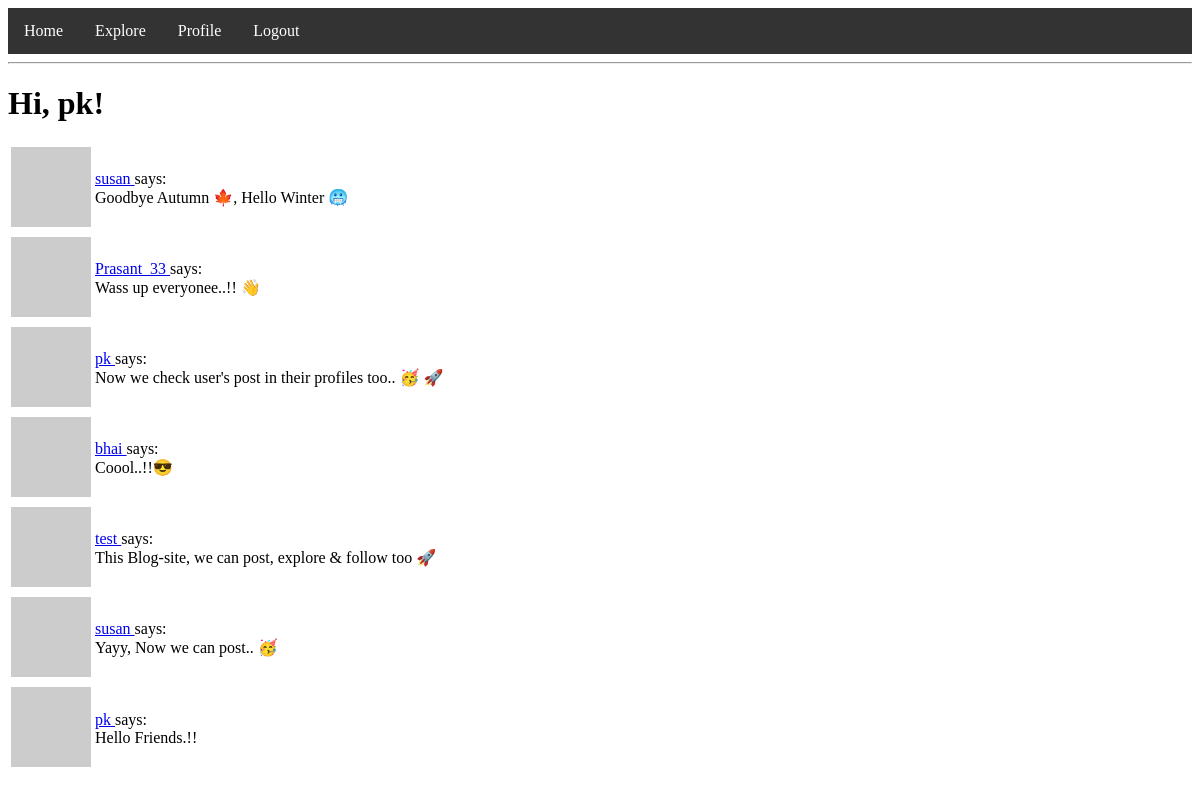
Screenshot of /explore (signed in) with the database file from the repository.
### app/models.py (models this page shows, shortened)
class User(UserMixin, db.Model):
    id = db.Column(db.Integer, primary_key=True)
    username = db.Column(db.String(64), index=True, unique=True)
    email = db.Column(db.String(120), index=True, unique=True)
    password_hash = db.Column(db.String(128))
    posts = db.relationship('Post', backref='author', lazy='dynamic')
    about_me = db.Column(db.String(140))
    last_seen = db.Column(db.DateTime, default=datetime.utcnow)
    def avatar(self, size):
        digest = md5(self.email.lower().encode('utf-8')).hexdigest()
        return 'https://www.gravatar.com/avatar/{}?d=identicon&s={}'.format(digest, size)
    followed = db.relationship(
        'User', secondary=followers,
        primaryjoin=(followers.c.follower_id == id),
        secondaryjoin=(followers.c.followed_id == id),
        backref=db.backref('followers', lazy='dynamic'), lazy='dynamic')

class Post(db.Model):
    id = db.Column(db.Integer, primary_key=True)
    body = db.Column(db.String(180))
    timestamp = db.Column(db.DateTime, index=True, default=datetime.utcnow)
    user_id = db.Column(db.Integer, db.ForeignKey('user.id'))

### app/routes.py (the view)
@app.route('/explore')
@login_required
def explore():
    page = request.args.get('page', 1, type=int)
    posts = Post.query.order_by(Post.timestamp.desc()).paginate(
        page, app.config['POSTS_PER_PAGE'], False)
    next_url = url_for('explore', page=posts.next_num) \
        if posts.has_next else None
    prev_url = url_for('explore', page=posts.prev_num) \
        if posts.has_prev else None
    return render_template('index.html', title='Explore', posts=posts.items,
                        next_url=next_url, prev_url=prev_url)

### app/models.py (called while the page is built)
@login.user_loader
def load_user(id):
    return User.query.get(int(id))

### app/routes.py (called while the page is built)
@app.before_request
def before_request():
    if current_user.is_authenticated:
        current_user.last_seen = datetime.utcnow()
        db.session.commit()

### app/templates/index.html (shortened to what this page needs)
{% extends "base.html" %}
{% block content %}
    <h1>Hi, {{ current_user.username }}!</h1>
    {% for post in posts %}
        {% include '_post.html' %}
    {% endfor %}
{% endblock %}

### app/templates/_post.html
<table>
    <tr valing='top'>
        <td><img src="{{ post.author.avatar(36) }} " alt="user avatar"></td>
        <td>
            <a href="{{ url_for('user', username=post.author.username) }}  ">
            {{ post.author.username }}
            </a>
            says: <br> {{ post.body }}
        </td>
    </tr>
</table>

### rows the page displays
User: username "pk"
Post: author.username "susan", body "Goodbye Autumn 🍁, Hello Winter 🥶"
Post: author.username "Prasant_33", body "Wass up everyonee..!! 👋"
Post: author.username "pk", body "Now we check user's post in their profiles too.. 🥳 🚀"
Post: author.username "bhai", body "Coool..!!😎"
Post: author.username "test", body "This Blog-site, we can post, explore & follow too 🚀"
Post: author.username "susan", body "Yayy, Now we can post.. 🥳"
Post: author.username "pk", body "Hello Friends.!!"
